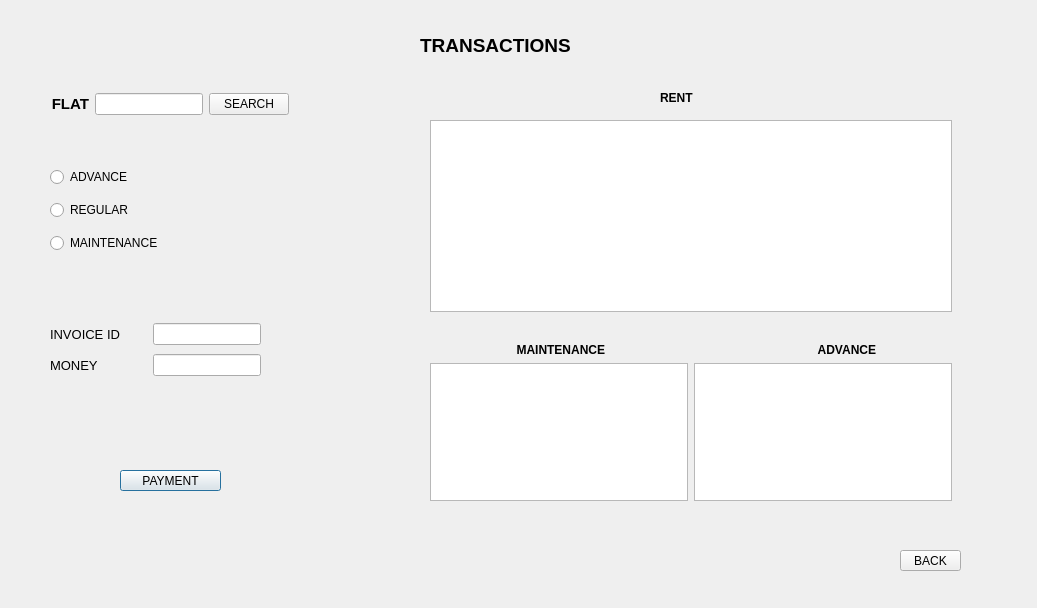
<?xml version="1.0" encoding="UTF-8"?>
<ui version="4.0">
 <class>TRANSACTIONS</class>
 <widget class="QDialog" name="TRANSACTIONS">
  <property name="geometry">
   <rect>
    <x>0</x>
    <y>0</y>
    <width>1037</width>
    <height>608</height>
   </rect>
  </property>
  <property name="windowTitle">
   <string>TRANSACTIONS</string>
  </property>
  <widget class="QPushButton" name="pushButton_PAYMENT">
   <property name="geometry">
    <rect>
     <x>120</x>
     <y>470</y>
     <width>101</width>
     <height>21</height>
    </rect>
   </property>
   <property name="text">
    <string>PAYMENT</string>
   </property>
  </widget>
  <widget class="QPushButton" name="pushButton_BACK">
   <property name="geometry">
    <rect>
     <x>900</x>
     <y>550</y>
     <width>61</width>
     <height>21</height>
    </rect>
   </property>
   <property name="text">
    <string>BACK</string>
   </property>
  </widget>
  <widget class="QWidget" name="layoutWidget">
   <property name="geometry">
    <rect>
     <x>50</x>
     <y>160</y>
     <width>121</width>
     <height>101</height>
    </rect>
   </property>
   <layout class="QVBoxLayout" name="verticalLayout_2">
    <item>
     <widget class="QRadioButton" name="radioButton_advance">
      <property name="text">
       <string>ADVANCE</string>
      </property>
     </widget>
    </item>
    <item>
     <widget class="QRadioButton" name="radioButton_regular">
      <property name="text">
       <string>REGULAR</string>
      </property>
     </widget>
    </item>
    <item>
     <widget class="QRadioButton" name="radioButton_MAINTENANCE">
      <property name="text">
       <string>MAINTENANCE</string>
      </property>
     </widget>
    </item>
   </layout>
  </widget>
  <widget class="QWidget" name="layoutWidget">
   <property name="geometry">
    <rect>
     <x>430</x>
     <y>120</y>
     <width>522</width>
     <height>381</height>
    </rect>
   </property>
   <layout class="QVBoxLayout" name="verticalLayout_3">
    <item>
     <widget class="QTableWidget" name="tableWidget">
      <property name="sizePolicy">
       <sizepolicy hsizetype="Expanding" vsizetype="Minimum">
        <horstretch>0</horstretch>
        <verstretch>0</verstretch>
       </sizepolicy>
      </property>
     </widget>
    </item>
    <item>
     <spacer name="verticalSpacer">
      <property name="orientation">
       <enum>Qt::Vertical</enum>
      </property>
      <property name="sizeType">
       <enum>QSizePolicy::Fixed</enum>
      </property>
      <property name="sizeHint" stdset="0">
       <size>
        <width>20</width>
        <height>25</height>
       </size>
      </property>
     </spacer>
    </item>
    <item>
     <widget class="QLabel" name="label_5">
      <property name="font">
       <font>
        <bold>true</bold>
       </font>
      </property>
      <property name="text">
       <string>                          MAINTENANCE                                                                ADVANCE</string>
      </property>
     </widget>
    </item>
    <item>
     <layout class="QHBoxLayout" name="horizontalLayout_3">
      <item>
       <widget class="QTableWidget" name="tableWidget_2"/>
      </item>
      <item>
       <widget class="QTableWidget" name="tableWidget_3"/>
      </item>
     </layout>
    </item>
   </layout>
  </widget>
  <widget class="QWidget" name="layoutWidget">
   <property name="geometry">
    <rect>
     <x>50</x>
     <y>90</y>
     <width>239</width>
     <height>28</height>
    </rect>
   </property>
   <layout class="QHBoxLayout" name="horizontalLayout_4">
    <item>
     <widget class="QLabel" name="label">
      <property name="font">
       <font>
        <pointsize>11</pointsize>
        <bold>true</bold>
       </font>
      </property>
      <property name="text">
       <string>FLAT</string>
      </property>
      <property name="alignment">
       <set>Qt::AlignRight|Qt::AlignTrailing|Qt::AlignVCenter</set>
      </property>
     </widget>
    </item>
    <item>
     <layout class="QHBoxLayout" name="horizontalLayout">
      <item>
       <widget class="QLineEdit" name="lineEdit_search">
        <property name="sizePolicy">
         <sizepolicy hsizetype="Preferred" vsizetype="Fixed">
          <horstretch>0</horstretch>
          <verstretch>0</verstretch>
         </sizepolicy>
        </property>
       </widget>
      </item>
      <item>
       <widget class="QPushButton" name="pushButton_SEARCH">
        <property name="text">
         <string>SEARCH</string>
        </property>
       </widget>
      </item>
     </layout>
    </item>
   </layout>
  </widget>
  <widget class="QLabel" name="label_3">
   <property name="geometry">
    <rect>
     <x>420</x>
     <y>20</y>
     <width>161</width>
     <height>51</height>
    </rect>
   </property>
   <property name="font">
    <font>
     <pointsize>14</pointsize>
     <bold>true</bold>
    </font>
   </property>
   <property name="text">
    <string>TRANSACTIONS</string>
   </property>
  </widget>
  <widget class="QLabel" name="label_6">
   <property name="geometry">
    <rect>
     <x>660</x>
     <y>90</y>
     <width>49</width>
     <height>16</height>
    </rect>
   </property>
   <property name="font">
    <font>
     <bold>true</bold>
    </font>
   </property>
   <property name="text">
    <string>RENT </string>
   </property>
  </widget>
  <widget class="QWidget" name="layoutWidget">
   <property name="geometry">
    <rect>
     <x>50</x>
     <y>320</y>
     <width>211</width>
     <height>61</height>
    </rect>
   </property>
   <layout class="QVBoxLayout" name="verticalLayout">
    <item>
     <layout class="QHBoxLayout" name="horizontalLayout_5">
      <item>
       <widget class="QLabel" name="label_invoice">
        <property name="font">
         <font>
          <pointsize>10</pointsize>
         </font>
        </property>
        <property name="text">
         <string>INVOICE ID</string>
        </property>
       </widget>
      </item>
      <item>
       <widget class="QLineEdit" name="lineEdit_ID">
        <property name="sizePolicy">
         <sizepolicy hsizetype="Preferred" vsizetype="Fixed">
          <horstretch>0</horstretch>
          <verstretch>0</verstretch>
         </sizepolicy>
        </property>
       </widget>
      </item>
     </layout>
    </item>
    <item>
     <layout class="QHBoxLayout" name="horizontalLayout_2">
      <item>
       <widget class="QLabel" name="label_money">
        <property name="sizePolicy">
         <sizepolicy hsizetype="Preferred" vsizetype="Preferred">
          <horstretch>0</horstretch>
          <verstretch>0</verstretch>
         </sizepolicy>
        </property>
        <property name="font">
         <font>
          <pointsize>10</pointsize>
         </font>
        </property>
        <property name="text">
         <string>MONEY </string>
        </property>
       </widget>
      </item>
      <item>
       <widget class="QLineEdit" name="lineEdit_search_3">
        <property name="sizePolicy">
         <sizepolicy hsizetype="Preferred" vsizetype="Fixed">
          <horstretch>0</horstretch>
          <verstretch>0</verstretch>
         </sizepolicy>
        </property>
       </widget>
      </item>
     </layout>
    </item>
   </layout>
  </widget>
 </widget>
 <resources/>
 <connections/>
</ui>
